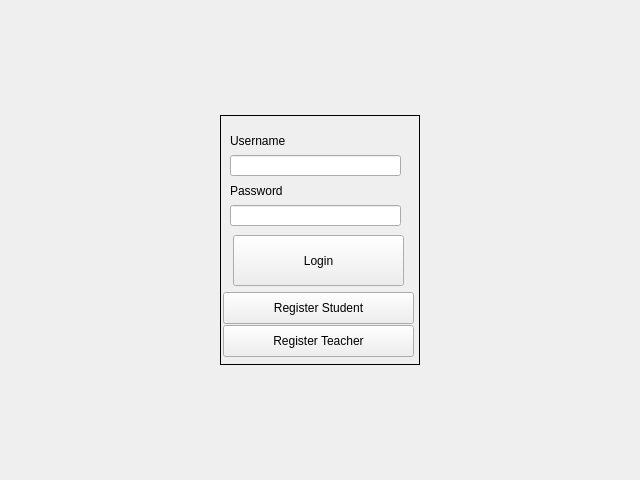
<?xml version="1.0" encoding="UTF-8"?>
<ui version="4.0">
 <class>LoginWin</class>
 <widget class="QWidget" name="LoginWin">
  <property name="geometry">
   <rect>
    <x>0</x>
    <y>0</y>
    <width>640</width>
    <height>480</height>
   </rect>
  </property>
  <property name="windowTitle">
   <string>Form</string>
  </property>
  <layout class="QGridLayout" name="gridLayout_2">
   <item row="0" column="0">
    <layout class="QGridLayout" name="gridLayout">
     <item row="0" column="0">
      <widget class="QFrame" name="frame">
       <property name="sizePolicy">
        <sizepolicy hsizetype="Fixed" vsizetype="Fixed">
         <horstretch>0</horstretch>
         <verstretch>0</verstretch>
        </sizepolicy>
       </property>
       <property name="minimumSize">
        <size>
         <width>200</width>
         <height>250</height>
        </size>
       </property>
       <property name="frameShape">
        <enum>QFrame::Box</enum>
       </property>
       <widget class="QLabel" name="userlabel">
        <property name="geometry">
         <rect>
          <x>10</x>
          <y>10</y>
          <width>81</width>
          <height>31</height>
         </rect>
        </property>
        <property name="text">
         <string>Username</string>
        </property>
       </widget>
       <widget class="QLabel" name="passlabel">
        <property name="geometry">
         <rect>
          <x>10</x>
          <y>60</y>
          <width>81</width>
          <height>31</height>
         </rect>
        </property>
        <property name="text">
         <string>Password</string>
        </property>
       </widget>
       <widget class="QLineEdit" name="userEntry">
        <property name="geometry">
         <rect>
          <x>10</x>
          <y>40</y>
          <width>171</width>
          <height>21</height>
         </rect>
        </property>
       </widget>
       <widget class="QLineEdit" name="passEntry">
        <property name="geometry">
         <rect>
          <x>10</x>
          <y>90</y>
          <width>171</width>
          <height>21</height>
         </rect>
        </property>
       </widget>
       <widget class="QPushButton" name="loginButton">
        <property name="geometry">
         <rect>
          <x>13</x>
          <y>120</y>
          <width>171</width>
          <height>51</height>
         </rect>
        </property>
        <property name="text">
         <string>Login</string>
        </property>
       </widget>
       <widget class="QPushButton" name="regStud">
        <property name="geometry">
         <rect>
          <x>3</x>
          <y>177</y>
          <width>191</width>
          <height>32</height>
         </rect>
        </property>
        <property name="text">
         <string>Register Student</string>
        </property>
       </widget>
       <widget class="QPushButton" name="regTeach">
        <property name="geometry">
         <rect>
          <x>3</x>
          <y>210</y>
          <width>191</width>
          <height>32</height>
         </rect>
        </property>
        <property name="text">
         <string>Register Teacher</string>
        </property>
       </widget>
      </widget>
     </item>
    </layout>
   </item>
  </layout>
 </widget>
 <resources/>
 <connections/>
</ui>
